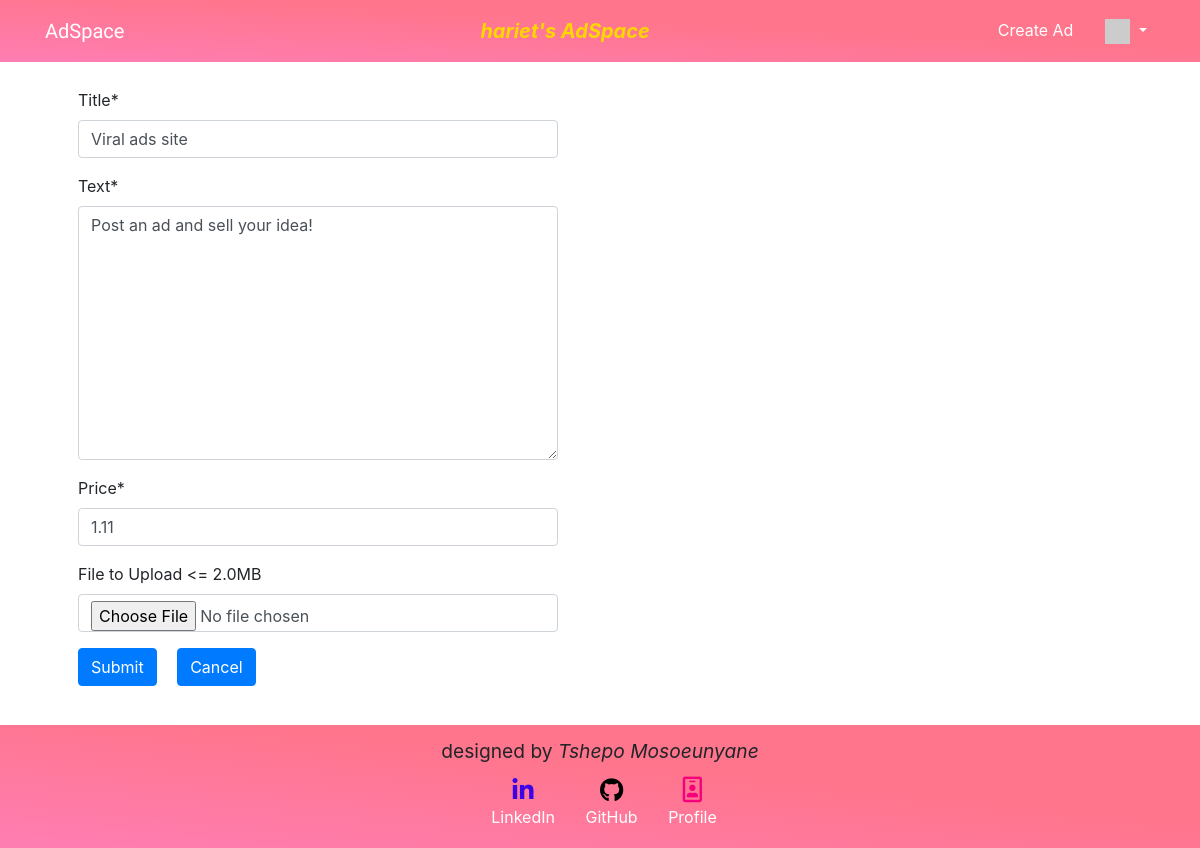
Page /ad/1/update (signed in) on the committed database.
### ads/models.py (models this page shows, shortened)
class Ad(models.Model) :
    title = models.CharField(
            max_length=200,
            validators=[MinLengthValidator(2, "Title must be greater than 2 characters")]
    )
    price = models.DecimalField(max_digits=7, decimal_places=2, null=True)
    text = models.TextField()
    owner = models.ForeignKey(settings.AUTH_USER_MODEL, on_delete=models.CASCADE)
    favorites = models.ManyToManyField(settings.AUTH_USER_MODEL,
        through='Fav', related_name='favorite_ads')
    created_at = models.DateTimeField(auto_now_add=True)
    updated_at = models.DateTimeField(auto_now=True)
    picture = models.BinaryField(null=True, editable=True)
    content_type = models.CharField(max_length=256, null=True, help_text='The MIMEType of the file')

### ads/views.py (the view, shortened to what this page needs)
class AdUpdateView(OwnerUpdateView):
    model = Ad
    template_name = 'ads/ad_form.html'
    def get(self, request, pk):
        ad = get_object_or_404(self.model, id=pk, owner=self.request.user)
        form = CreateForm(instance=ad)
        context = {'form': form}
        return render(request, self.template_name, context)

### ads/forms.py (shortened to what this page needs)
class CreateForm(forms.ModelForm):
    max_upload_limit = 2 * 1024 * 1024
    max_upload_limit_text = naturalsize(max_upload_limit)
    picture = forms.FileField(required=False, label='File to Upload <= '+max_upload_limit_text)
    upload_field_name = 'picture'
    class Meta:
        model = Ad
        fields = ['title', 'text', 'price', 'picture']  # Picture is manual

### home/context_processors.py (called while the page is built)
def settings(request):
    return {
        'settings': django_settings,
    }

### home/templatetags/app_tags.py (called while the page is built)
@register.filter(name='gravatar')
def gravatar(user, size=35):
    email = str(user.email.strip().lower()).encode('utf-8')
    email_hash = md5(email).hexdigest()
    url = "//www.gravatar.com/avatar/{0}?s={1}&d=identicon&r=PG"
    return url.format(email_hash, size)

### ads/templates/ads/ad_form.html (shortened to what this page needs)
{% extends "base_menu.html" %}
{% load crispy_forms_tags %}
{% block content %}
<div class="container mt-5 pt-4 px-5">
  <p>
    <form action="" method="post" id="upload_form" enctype="multipart/form-data">
      {{ form|crispy }}
      <input type="submit" class="btn btn-primary mr-3" value="Submit">
      <input type="submit" class="btn btn-primary" value="Cancel" onclick="window.location.href='{% url 'ads:all' %}';return false;">
    </form>
  </p>
</div>
{% endblock %}

### home/templates/base_menu.html (shortened to what this page needs)
{% extends "base_bootstrap.html" %}
{% block navbar %}
  {% load app_tags %}
  <nav class="navbar fixed-top navbar-expand-lg">
    <div class="container">
      <div class="navbar-header">
        <a class="navbar-brand" href="{% url 'ads:all' %}">{{ settings.APP_NAME }}</a>
      </div>
      {% if user.is_authenticated %}
        <div class="navbar-text d-none d-sm-block ml-auto">{{request.user.username}}'s AdSpace</div>
      {% endif %}
      <ul class="navbar-nav flex-row ml-auto">
        {% if user.is_authenticated %}
        <li class="nav-item mr-3">
          <a class="nav-link" href="{% url 'ads:ad_create' %}">Create Ad</a>
        </li>
        <li class="nav-item dropdown">
          <a class="nav-link dropdown-toggle" href="#" id="navbarDropdown" role="button" data-toggle="dropdown" aria-haspopup="true" aria-expanded="false">
            <img style="width: 25px;" src="{{ user|gravatar:60 }}" /><b class="caret"></b>
          </a>
        </li>
        {% endif %}
      </ul>
    </div>
  </nav>
{% endblock %}
{% block footer %}
  <div class="footer">
    <p class="mb-1" style="font-size: 1.2em;">designed by <em>Tshepo Mosoeunyane</em></p>
    <div class="text-center py-0">
      <a class="btn btn-social-icon btn-linkedin ml-2" href="https://www.linkedin.com/in/tshepo-mosoeunyane" rel="noreferrer" target="_blank">
        <i class="fa fa-linkedin text-reset" style="font-size: 1.5em; color: rgb(62, 0, 231);"></i> <br>
        <span>LinkedIn</span>
      </a>
      <a class="btn btn-social-icon btn-github" href="https://github.com/Lemour-sudo" rel="noreferrer" target="_blank">
        <i class="fa fa-github" style="font-size: 1.5em; color: black;"></i> <br>
        <span>GitHub</span>
      </a>
      <a class="btn btn-social-icon" href="#" rel="noreferrer" target="_blank">
        <i class="fa fa-id-badge" style="font-size: 1.6em; color: rgb(247, 0, 124);"></i> <br>
        <span>Profile</span>
      </a>
    </div>
  </div>
{% endblock %}

### home/static/css/styles.css (style rules this page uses)
:root { --passionate-bed-gradient: linear-gradient(to bottom left, #ff758c 40%, #ff7eb3 100%); }
html { height: 100%; }
body { position: relative; min-height: 100%; padding-bottom: 9rem; }
input, textarea { max-width: 30em; }
.navbar { color: white; background: var(--passionate-bed-gradient); }
.navbar-brand { font-family: 'Inknut Antiqua'; }
.navbar a { color: white; }
.navbar-text { font-size: 1.25em; font-style: italic; font-weight: bold; color: gold; }
.footer { position: absolute; bottom: 0; width: 100%; padding: 0.75em 0; text-align: center; background: var(--passionate-bed-gradient); }
.footer span { color: white; }

### rows in the picture
Ad: title "Viral ads site", text "Post an ad and sell your idea!", price "1.11"

### other values in the picture
{{ settings.APP_NAME }} "AdSpace"
{{ request.user.username }} "hariet"
